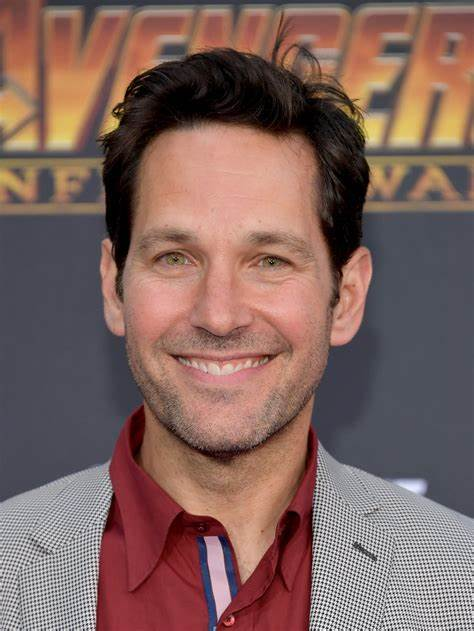
#> input picture Brute Force Algorithm/Paul1.jpg, 474 x 631 px
$ jupyter execute index.ipynb
#> lines starting #> are read from the running program, lines starting #| are printed output that depends on the picture
[cell 1]
import cv2
import numpy as np
import matplotlib.pyplot as plt

[cell 2]
img1 = cv2.imread('Paul1.jpg',0)
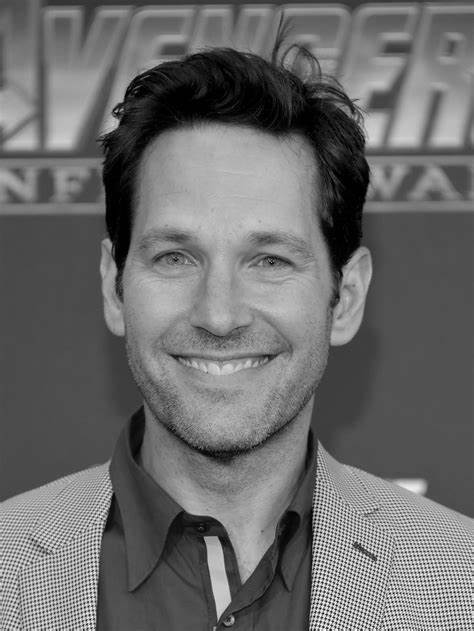
#> img1: shape (631, 474); min 0, max 255, mean 107.4
img2 = cv2.imread('Paul2.jpg',0)
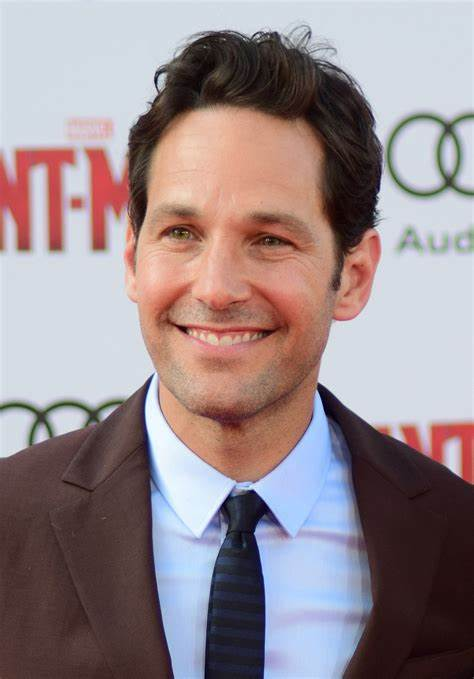
#> input picture Brute Force Algorithm/Paul2.jpg, 474 x 679 px
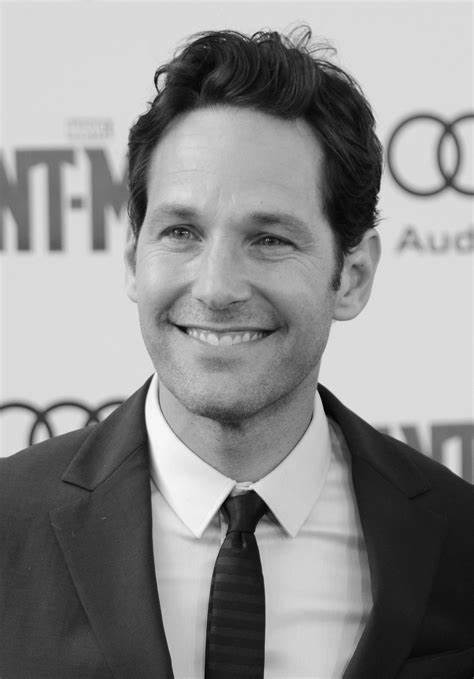
#> img2: shape (679, 474); min 0, max 255, mean 142.5


# Initiate ORB Detector
orb = cv2.ORB_create()

# Find the keypoints and descriptors with ORB

kp1 , des1 = orb.detectAndCompute(img1,None)
#> kp1 = 500 keypoints; strongest (x, y, size): (321, 582, 31), (318, 599, 31), (319, 581, 31), (323, 596, 31)
kp2 , des2 = orb.detectAndCompute(img2,None)
#> kp2 = 500 keypoints; strongest (x, y, size): (253, 490, 31), (252, 490, 37.2), (252, 491, 44.6), (160, 75, 44.6)

Next we create a BFMatcher object with distance measurment cv.NORM_HAMMING (since we are using ORB ) and crossCheck is switched on for better results. then we use Matcher.match() method to get the best matches in two images. We sort them in ascending order of their distances so that best matches (with low distance) come front. Then we draw only first 10 matches (Just for sake of visiblity. you can increase it as you like)

[cell 3]
# Create BFMatcher object

bf = cv2.BFMatcher(cv2.NORM_HAMMING,crossCheck=True)

# Make descriptors

matches = bf.match(des1,des2)
#> matches = 88 matches

# Sort them in order of their distance

matches = sorted(matches,key = lambda x:x.distance)

# Draw first 10 matches

img3 = cv2.drawMatches(img1,kp1,img2,kp2,matches[:10],None, flags=2)
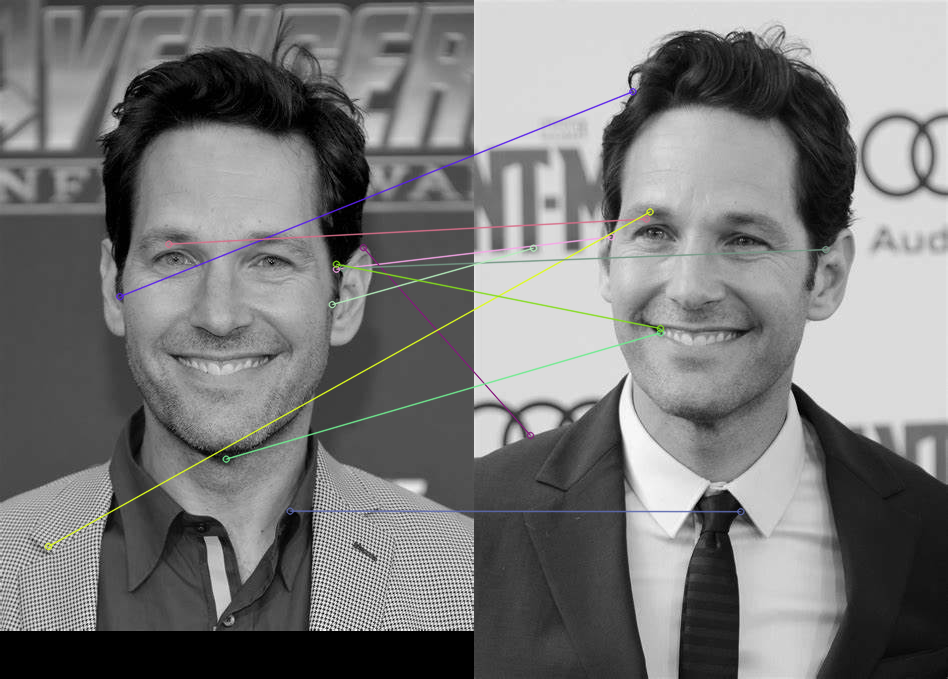
#> img3: shape (679, 948, 3); mean of channels 0, 1, 2 121.2, 121.4, 121.3; drawn as B, G, R

plt.imshow(img3)
plt.show()

# What is this Matcher Object?

The result of matches = bf.match(des1,des2) line is a list of DMatch objects. This DMatch objech has following <br/>
    - DMatch.distnace - Distance between descriptors. The lower the better it is. <br/>
    - DMatch.trainIdx - Index of the descriptor in train descriptors <br/>
    - DMatch.queryIdx - Index of the descriptor in query descriptors <br/>
    - DMatch.imgIdx - Index of the train image. <br/>

## Brute-Force Matching with SIFT Descriptors and Ratio Test

This time, we will use BFMatcher.knnMatch() to get k best matches. In this example, we will take k=2 so that w his papaer

[cell 4]
import numpy as np
import cv2 as cv
import matplotlib.pyplot as plt

[cell 5]
img1 = cv.imread('Paul1.jpg',0)
img2 = cv2.imread('Paul2.jpg',0)

# Initiate SIFT detector
sift = cv.SIFT_create()

# find the keypoints and descriptors with SIFT

kp1, des1 = sift.detectAndCompute(img1,None)
#> kp1 = 751 keypoints; strongest (x, y, size): (325, 612, 1.8), (318, 610, 1.8), (324, 602, 1.8), (111, 124, 10.2)
kp2, des2 = sift.detectAndCompute(img2,None)
#> kp2 = 464 keypoints; strongest (x, y, size): (244, 515, 33.4), (333, 407, 14.7), (147, 134, 24.7), (350, 203, 43.8)

# BFMatcher with default params
bf = cv.BFMatcher()
matches = bf.knnMatch(des1,des2,k=2)
#> matches = 751 matches

# Apply ration test
good = []
for m , n in matches:
    if m.distance < 0.75 * n.distance:
        good.append([m])
#> after the loop, good = 25 matches

# CV.drawMatchesKnn expects list of lists as matches
img3 = cv.drawMatchesKnn(img1,kp1,img2,kp2,good,None,flags=cv.DrawMatchesFlags_NOT_DRAW_SINGLE_POINTS)
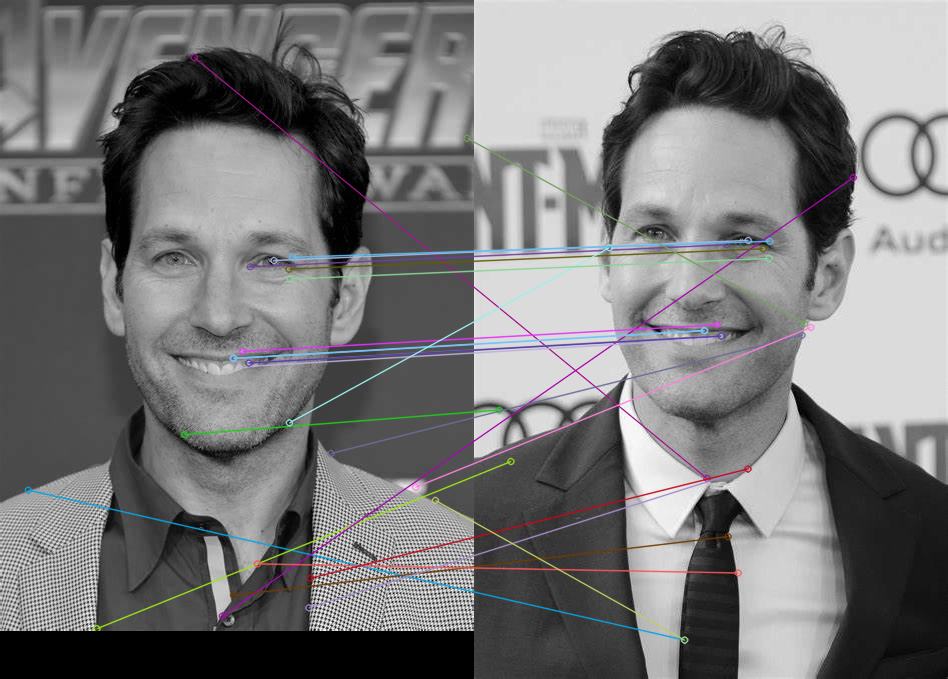
#> img3: shape (679, 948, 3); mean of channels 0, 1, 2 121.7, 121, 121.4; drawn as B, G, R
plt.imshow(img3)
plt.show()

# FLANN based Matcher

FLANN stands for Fast Library for Approximate Nearest Neighbors. It contains a collection of algorithms optimized for fast nearest neighbor search in large datasets and for high dimensional features. It works faster than BFMatcher for large datasets. We will see the second example with FLANN based matcher.

For FLANN based matcher, we need to pass two dictionaries which specifies the algorithm to be used, its related parameters etc. First one is IndexParams. For various algorithms, the information to be passed is explained in FLANN docs. As a summary, for algorithms like SIFT, SURF etc. you can pass following:

[cell 6]
FLANN_INDEX_KDTREE = 1
index_params = dict(algorithm = FLANN_INDEX_KDTREE, trees = 5)

While using ORB, you can pass the following. The commented values are recommended as per the docs, but it didn't provide required results in some cases. Other values worked fine.:

[cell 7]
FLANN_INDEX_LSH = 6
index_params= dict(algorithm = FLANN_INDEX_LSH,
                   table_number = 6, # 12
                   key_size = 12,     # 20
                   multi_probe_level = 1) #2

[cell 8]
import numpy as np
import cv2 as cv
import matplotlib.pyplot as plt
img1 = cv.imread('Paul1.jpg',cv.IMREAD_GRAYSCALE)          # queryImage
img2 = cv.imread('Paul2.jpg',cv.IMREAD_GRAYSCALE) # trainImage
# Initiate SIFT detector
sift = cv.SIFT_create()
# find the keypoints and descriptors with SIFT
kp1, des1 = sift.detectAndCompute(img1,None)
kp2, des2 = sift.detectAndCompute(img2,None)
# FLANN parameters
FLANN_INDEX_KDTREE = 1
index_params = dict(algorithm = FLANN_INDEX_KDTREE, trees = 5)
search_params = dict(checks=50)   # or pass empty dictionary
flann = cv.FlannBasedMatcher(index_params,search_params)
matches = flann.knnMatch(des1,des2,k=2)
# Need to draw only good matches, so create a mask
matchesMask = [[0,0] for i in range(len(matches))]
#> matchesMask = 751 pairs, first value 0 to 0, second value 0 to 0
# ratio test as per Lowe's paper
for i,(m,n) in enumerate(matches):
    if m.distance < 0.7*n.distance:
        matchesMask[i]=[1,0]
#> after the loop, matchesMask = 751 pairs, first value 0 to 1, second value 0 to 0
draw_params = dict(matchColor = (0,255,0),
                   singlePointColor = (255,0,0),
                   matchesMask = matchesMask,
                   flags = cv.DrawMatchesFlags_DEFAULT)
#> draw_params = 4 items
img3 = cv.drawMatchesKnn(img1,kp1,img2,kp2,matches,None,**draw_params)
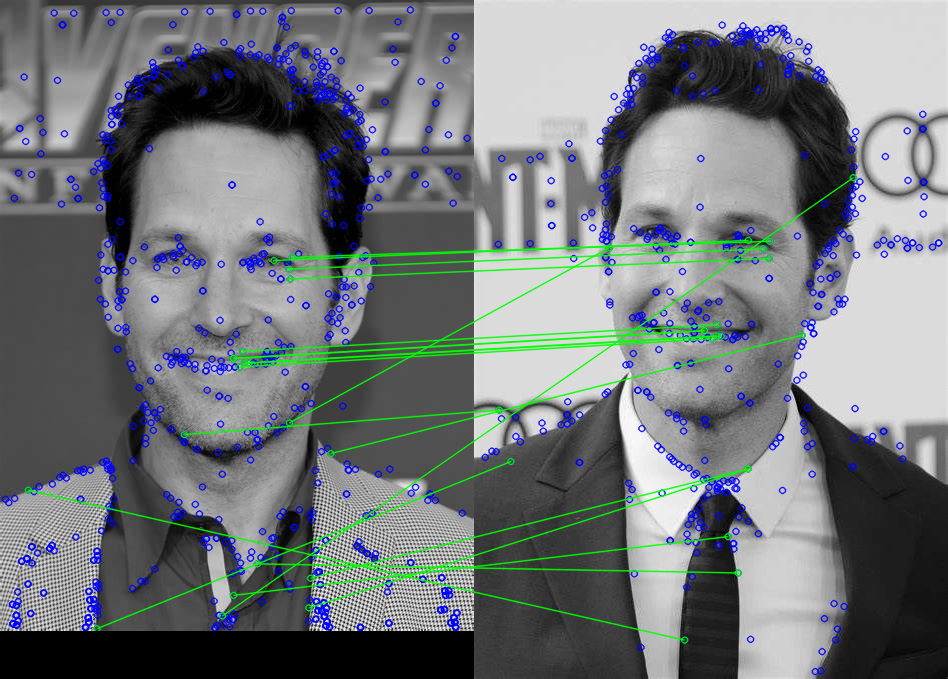
#> img3: shape (679, 948, 3); mean of channels 0, 1, 2 123.1, 119.8, 114.7; drawn as B, G, R
plt.imshow(img3,),plt.show()
